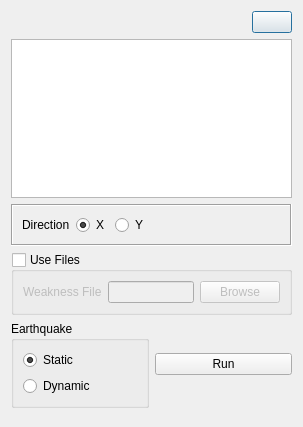
<?xml version="1.0" encoding="UTF-8"?>
<ui version="4.0">
 <class>Dialog</class>
 <widget class="QDialog" name="Dialog">
  <property name="geometry">
   <rect>
    <x>0</x>
    <y>0</y>
    <width>303</width>
    <height>427</height>
   </rect>
  </property>
  <property name="windowTitle">
   <string>Strength in Weakened Structure</string>
  </property>
  <layout class="QVBoxLayout" name="verticalLayout_2">
   <item>
    <layout class="QHBoxLayout" name="horizontalLayout">
     <item>
      <widget class="QLabel" name="label">
       <property name="maximumSize">
        <size>
         <width>40</width>
         <height>40</height>
        </size>
       </property>
       <property name="text">
        <string/>
       </property>
       <property name="pixmap">
        <pixmap resource="../civiltools.qrc">:/civiltools/images/beams.svg</pixmap>
       </property>
       <property name="scaledContents">
        <bool>true</bool>
       </property>
      </widget>
     </item>
     <item>
      <spacer name="horizontalSpacer">
       <property name="orientation">
        <enum>Qt::Horizontal</enum>
       </property>
       <property name="sizeHint" stdset="0">
        <size>
         <width>40</width>
         <height>20</height>
        </size>
       </property>
      </spacer>
     </item>
     <item>
      <widget class="QPushButton" name="refresh_button">
       <property name="toolTip">
        <string>Refresh the Selected Beam Name</string>
       </property>
       <property name="text">
        <string/>
       </property>
       <property name="icon">
        <iconset resource="../civiltools.qrc">
         <normaloff>:/civiltools/images/refresh.svg</normaloff>:/civiltools/images/refresh.svg</iconset>
       </property>
       <property name="iconSize">
        <size>
         <width>40</width>
         <height>40</height>
        </size>
       </property>
      </widget>
     </item>
    </layout>
   </item>
   <item>
    <widget class="QListWidget" name="beams_list"/>
   </item>
   <item>
    <widget class="QFrame" name="frame">
     <property name="frameShape">
      <enum>QFrame::Box</enum>
     </property>
     <property name="frameShadow">
      <enum>QFrame::Sunken</enum>
     </property>
     <layout class="QHBoxLayout" name="horizontalLayout_2">
      <item>
       <widget class="QLabel" name="label_2">
        <property name="text">
         <string>Direction</string>
        </property>
       </widget>
      </item>
      <item>
       <widget class="QRadioButton" name="x_radio_button">
        <property name="text">
         <string>X</string>
        </property>
        <property name="checked">
         <bool>true</bool>
        </property>
       </widget>
      </item>
      <item>
       <widget class="QRadioButton" name="y_radio_button">
        <property name="text">
         <string>Y</string>
        </property>
       </widget>
      </item>
      <item>
       <spacer name="horizontalSpacer_2">
        <property name="orientation">
         <enum>Qt::Horizontal</enum>
        </property>
        <property name="sizeHint" stdset="0">
         <size>
          <width>40</width>
          <height>20</height>
         </size>
        </property>
       </spacer>
      </item>
     </layout>
    </widget>
   </item>
   <item>
    <widget class="QGroupBox" name="file_groupbox">
     <property name="title">
      <string>Use Files</string>
     </property>
     <property name="checkable">
      <bool>true</bool>
     </property>
     <property name="checked">
      <bool>false</bool>
     </property>
     <layout class="QGridLayout" name="gridLayout">
      <item row="0" column="0">
       <widget class="QLabel" name="label_4">
        <property name="text">
         <string>Weakness File</string>
        </property>
       </widget>
      </item>
      <item row="0" column="2">
       <widget class="QPushButton" name="weakness_button">
        <property name="text">
         <string>Browse</string>
        </property>
       </widget>
      </item>
      <item row="0" column="1">
       <widget class="QLineEdit" name="weakness_file"/>
      </item>
     </layout>
    </widget>
   </item>
   <item>
    <layout class="QHBoxLayout" name="horizontalLayout_3">
     <item>
      <widget class="QGroupBox" name="groupBox">
       <property name="title">
        <string>Earthquake</string>
       </property>
       <layout class="QVBoxLayout" name="verticalLayout">
        <item>
         <widget class="QRadioButton" name="static_radiobutton">
          <property name="text">
           <string>Static</string>
          </property>
          <property name="checked">
           <bool>true</bool>
          </property>
         </widget>
        </item>
        <item>
         <widget class="QRadioButton" name="dynamic_analysis_groupbox">
          <property name="text">
           <string>Dynamic</string>
          </property>
         </widget>
        </item>
       </layout>
      </widget>
     </item>
     <item>
      <widget class="QPushButton" name="run">
       <property name="text">
        <string>Run</string>
       </property>
       <property name="icon">
        <iconset resource="../civiltools.qrc">
         <normaloff>:/civiltools/images/run.svg</normaloff>:/civiltools/images/run.svg</iconset>
       </property>
       <property name="iconSize">
        <size>
         <width>90</width>
         <height>90</height>
        </size>
       </property>
      </widget>
     </item>
    </layout>
   </item>
   <item>
    <spacer name="verticalSpacer">
     <property name="orientation">
      <enum>Qt::Vertical</enum>
     </property>
     <property name="sizeHint" stdset="0">
      <size>
       <width>20</width>
       <height>40</height>
      </size>
     </property>
    </spacer>
   </item>
  </layout>
 </widget>
 <resources>
  <include location="../civiltools.qrc"/>
 </resources>
 <connections/>
</ui>
